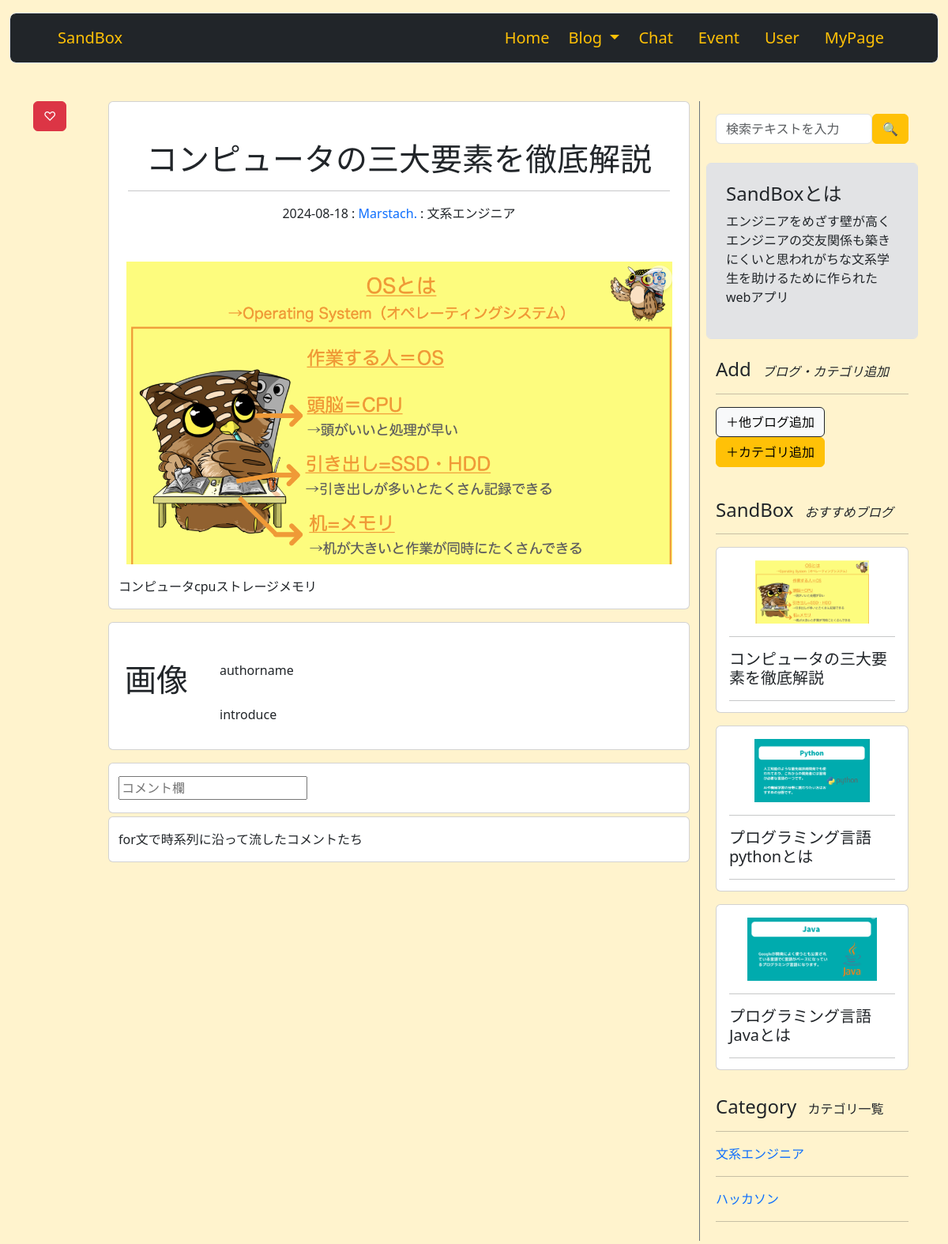
The app's page /4/blog (signed in), older data.
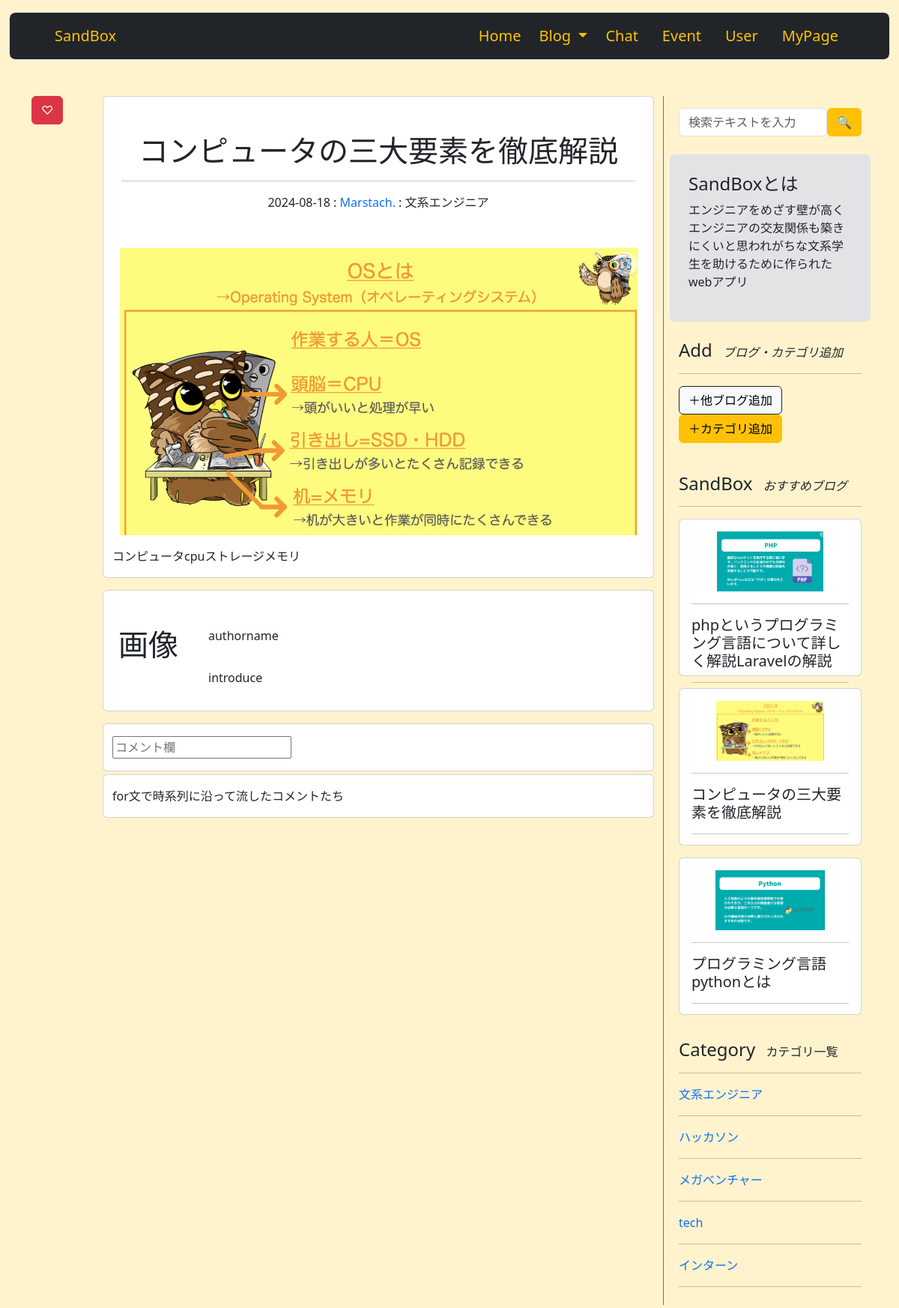
The same page, newer data.
### sandbox_system/models.py (models this page shows, shortened)
class Blog(db.Model):
    __tablename__ = 'blog'
    id = db.Column(db.Integer, primary_key=True)
    user_id = db.Column(db.Integer, db.ForeignKey('users.id'))
    date = db.Column(db.Date, default = datetime.date.today())
    category_id = db.Column(db.Integer, db.ForeignKey('blog_category.id'))
    title = db.Column(db.String(140))
    text = db.Column(db.Text)
    summary = db.Column(db.String(140))
    image = db.Column(db.String(140))

class BlogCategory(db.Model):
    __tablename__ = 'blog_category'
    id = db.Column(db.Integer, primary_key=True)
    category = db.Column(db.String(140))
    blogs = db.relationship('Blog', backref='blogcategory', lazy='dynamic')
    otherblogs = db.relationship('OtherBlog', backref='blogcategory', lazy='dynamic')

### sandbox_system/blogs/view.py (the view)
@blogs.route('/<int:blog_id>/blog')
def blog(blog_id):
    blog = Blog.query.get_or_404(blog_id)
    form = BlogSearchForm()
    favorite_form = BlogFavoriteForm()
    if BlogCategory.query.first():
        blog_categories = BlogCategory.query.order_by(BlogCategory.id.asc()).all()
    else:
        blog_categories = ''
    if BlogFavorite.query.filter_by(favorite_user_id=current_user.id, blog_id=blog_id).first():
        favorite_blog = BlogFavorite.query.filter_by(favorite_user_id=current_user.id, blog_id=blog_id).first()
    else:
        favorite_blog = ''
    if Blog.query.first():
        recent_blogs = Blog.query.order_by(Blog.id.desc()).limit(3).all()
    else:
        recent_blogs = ''
    return render_template('blog/blog.html', blog=blog, form=form, favorite_form=favorite_form, blog_categories=blog_categories, blog_id=blog_id, favorite_blog=favorite_blog, recent_blogs=recent_blogs)

### sandbox_system/blogs/form.py
class BlogSearchForm(FlaskForm):
    searchtext = StringField('検索テキスト', validators=[DataRequired()])
    submit = SubmitField('🔍')

class BlogFavoriteForm(FlaskForm):
    submit = SubmitField('♡')

### sandbox_system/__init__.py (called while the page is built)
@event.listens_for(Engine, "connect")
def set_sqlite_pragma(dbapi_connection, connection_record):
    cursor = dbapi_connection.cursor()
    cursor.execute("PRAGMA foreign_keys=ON")
    cursor.close()

### sandbox_system/models.py (called while the page is built)
@login_manager.user_loader
def load_user(user_id):
    return User.query.get(user_id)

    def is_administrator(self):
        if self.administrator == '1':
            return 1
        else:
            return 0

### sandbox_system/templates/blog/blog.html (shortened to what the changed rows need)
{% extends 'base.html' %}
{% block content %}
<div class="container mb-4">
    <div class="row">
        <div class="col-8">
            <div class="card mb-3">
                <div class="container">
                    <div class="container text-center my-5">
                        <h1>{{ blog.title }}</h1>
                        <hr>
                        <p>{{ blog.date }} : <a href="{{ url_for('blogs.user_blog', user_id=blog.user_id) }}" class="text-decoration-none">{{ blog.author.username }}</a> : {{ blog.blogcategory.category }}</p>
                    </div>
                    {% if blog.image %}
                    <div class="mb-3" style="text-align: center;">
                    <img src="{{ url_for('static', filename='image/' + blog.image) }}" class="img-fluid">
                    </div>
                    {% endif %}
                    <p>{{ blog.text|safe }}</p>
                </div>
            </div>
            <div class="card mb-3">
                <div class="container">
                    <div class="row row-cols-auto">
                        <div class="col">
                            <h1 class="py-5 p-2">画像</h1>
                        </div>
                    </div>
                </div>
            </div>
        </div>
        <div class="col-md-3 p-2 bg-opacity-10 border border-secondary border-end-0 border-top-0 border-bottom-0">
            <div class="position-sticky mt-2" style="top: 9rem;">
                <div class="container py-3">
                    {% if recent_blogs %}
                    {% for recent_blog in recent_blogs %}
                    <div class="col mb-3">
                        <div class="card h-100">
                            <div class="card-body" style="max-height: 13rem;">
                                {% if recent_blog.image %}
                                    <div style="text-align: center;">
                                            <img src="{{ url_for('static', filename='image/' + recent_blog.image) }}" class="img-fluid card-image-top" style="max-height: 5rem;">
                                    </div>
                                {% endif %}
                                <hr>
                                <h5 class="card-title"><a href="{{ url_for('blogs.blog', blog_id=recent_blog.id) }}" class="text-decoration-none text-dark">{{ recent_blog.title }}</a></h5>
                                <hr>
                            </div>
                        </div>
                    </div>
                    {% endfor %}
                    {% else %}
                    <p class="text-center my-3">ブログがありません</p>
                    {% endif %}
                </div>
                <div class="container">
                    {% if blog_categories %}
                    {% for blog_category in blog_categories %}
                    <ol class="list-unstyled">
                        <li>
                            <a href="{{ url_for('blogs.sandbox_category_blog', blog_category_id=blog_category.id) }}" class="text-decoration-none">{{ blog_category.category }}</a>
                        </li>
                        <hr>
                    </ol>
                    {% endfor %}
                    {% else %}
                    <p class="text-center my-3">カテゴリがありません</p>
                    {% endif %}
                </div>
            </div>
        </div>
    </div>
</div>
{% endblock %}

Row changes from the older to the newer data that the page shows:
no longer on this page (row unchanged): Blog: image (picture), title "プログラミング言語Javaとは"
added Blog: image (picture), title "phpというプログラミング言語について詳しく解説Laravelの解説"
added BlogCategory: category "メガベンチャー"
added BlogCategory: category "tech"
added BlogCategory: category "インターン"
